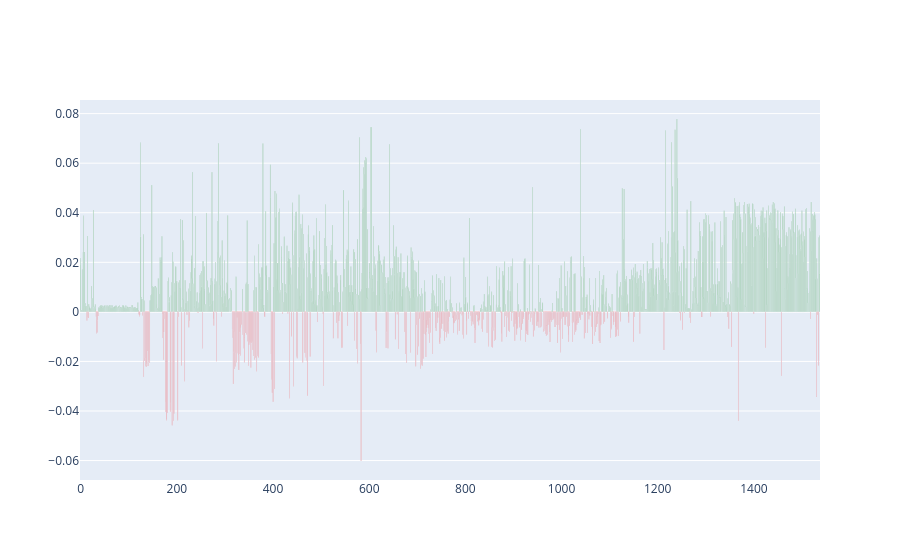

The code cell stored with this chart in its notebook:
### Markdown cell above
- Red - latest model prediction changed from 'Spam' to 'Not Spam'
- Green - latest model prediction changed from 'Not Spam' to 'Spam'

### Code cell
fig = make_subplots(rows=len(model_list) - 1, cols=1)

for i in range(len(model_list) - 1):
    fig.add_trace(
        go.Bar(x=model_conf_diff.index, y=model_conf_diff.iloc[:, i], marker_color=['green' if x >= 0 else 'red' for x in model_conf_diff.iloc[:, i]]),
        row=i+1,
        col=1
    )

fig.show()

### Figure 1 — Plotly figure (JSON) as saved in the notebook; plotly's stock layout.template omitted (floating-point values rounded to 4 significant figures; data arrays with more than 128 entries replaced by an {"elided": "..."} marker saying what was removed)
{"data": [{"marker": {"color": {"elided": "1539 str values"}}, "type": "bar", "x": {"elided": "1539 int values"}, "xaxis": "x", "y": {"elided": "1539 float values"}, "yaxis": "y"}], "layout": {"xaxis": {"anchor": "y", "domain": [0, 1]}, "yaxis": {"anchor": "x", "domain": [0, 1]}}}
